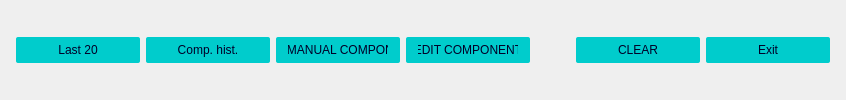
     <widget class="QWidget" name="widget_actions" native="true">
      <layout class="QHBoxLayout" name="horizontalLayout_actions">
       <property name="spacing"><number>6</number></property>
       <property name="leftMargin"><number>16</number></property>
       <property name="topMargin"><number>9</number></property>
       <property name="rightMargin"><number>16</number></property>
       <property name="bottomMargin"><number>9</number></property>
       <item>
        <widget class="QPushButton" name="btn_history_all">
         <property name="minimumSize"><size><width>124</width><height>0</height></size></property>
         <property name="styleSheet">
   <string notr="true">
QPushButton {
    min-width: 100px;
    max-width: 100px;
    padding: 6px 12px 6px 12px;
    border-radius: 2px;
    opacity: 1;
    text-align: center;
    background-color: #00CCCC;
    color: #000028;
}
QPushButton:hover {
    background-color: #00FFB9;
}
QPushButton:pressed {
    background-color: #00E5AA;
}
</string>
         </property>
         <property name="text"><string>Last 20</string></property>
        </widget>
       </item>
       <item>
        <widget class="QPushButton" name="btn_history_component">
         <property name="minimumSize"><size><width>124</width><height>0</height></size></property>
         <property name="styleSheet">
   <string notr="true">
QPushButton {
    min-width: 100px;
    max-width: 100px;
    padding: 6px 12px 6px 12px;
    border-radius: 2px;
    opacity: 1;
    text-align: center;
    background-color: #00CCCC;
    color: #000028;
}
QPushButton:hover {
    background-color: #00FFB9;
}
QPushButton:pressed {
    background-color: #00E5AA;
}
</string>
         </property>
         <property name="text"><string>Comp. hist.</string></property>
        </widget>
       </item>
       <item>
        <widget class="QPushButton" name="btn_add_manual">
         <property name="minimumSize"><size><width>124</width><height>0</height></size></property>
         <property name="styleSheet">
   <string notr="true">
QPushButton {
    min-width: 100px;
    max-width: 100px;
    padding: 6px 12px 6px 12px;
    border-radius: 2px;
    opacity: 1;
    text-align: center;
    background-color: #00CCCC;
    color: #000028;
}
QPushButton:hover {
    background-color: #00FFB9;
}
QPushButton:pressed {
    background-color: #00E5AA;
}
</string>
         </property>
         <property name="text"><string>ADD MANUAL COMPONENT</string></property>
        </widget>
       </item>
       <item>
        <widget class="QPushButton" name="btn_edit_component">
         <property name="minimumSize"><size><width>124</width><height>0</height></size></property>
         <property name="styleSheet">
   <string notr="true">
QPushButton {
    min-width: 100px;
    max-width: 100px;
    padding: 6px 12px 6px 12px;
    border-radius: 2px;
    opacity: 1;
    text-align: center;
    background-color: #00CCCC;
    color: #000028;
}
QPushButton:hover {
    background-color: #00FFB9;
}
QPushButton:pressed {
    background-color: #00E5AA;
}
</string>
         </property>
         <property name="text"><string>EDIT COMPONENT</string></property>
        </widget>
       </item>
       <item>
        <spacer name="horizontalSpacer_actions">
         <property name="orientation"><enum>Qt::Orientation::Horizontal</enum></property>
         <property name="sizeHint" stdset="0"><size><width>40</width><height>20</height></size></property>
        </spacer>
       </item>
       <item>
        <widget class="QPushButton" name="btn_clear">
         <property name="minimumSize"><size><width>124</width><height>0</height></size></property>
         <property name="styleSheet">
   <string notr="true">
QPushButton {
    min-width: 100px;
    max-width: 100px;
    padding: 6px 12px 6px 12px;
    border-radius: 2px;
    opacity: 1;
    text-align: center;
    background-color: #00CCCC;
    color: #000028;
}
QPushButton:hover {
    background-color: #00FFB9;
}
QPushButton:pressed {
    background-color: #00E5AA;
}
</string>
         </property>
         <property name="text"><string>CLEAR</string></property>
        </widget>
       </item>
       <item>
        <widget class="QPushButton" name="btn_exit">
         <property name="minimumSize"><size><width>124</width><height>0</height></size></property>
         <property name="styleSheet">
   <string notr="true">
QPushButton {
    min-width: 100px;
    max-width: 100px;
    padding: 6px 12px 6px 12px;
    border-radius: 2px;
    opacity: 1;
    text-align: center;
    background-color: #00CCCC;
    color: #000028;
}
QPushButton:hover {
    background-color: #00FFB9;
}
QPushButton:pressed {
    background-color: #00E5AA;
}
</string>
         </property>
         <property name="text"><string>Exit</string></property>
        </widget>
       </item>

      </layout>
     </widget>
